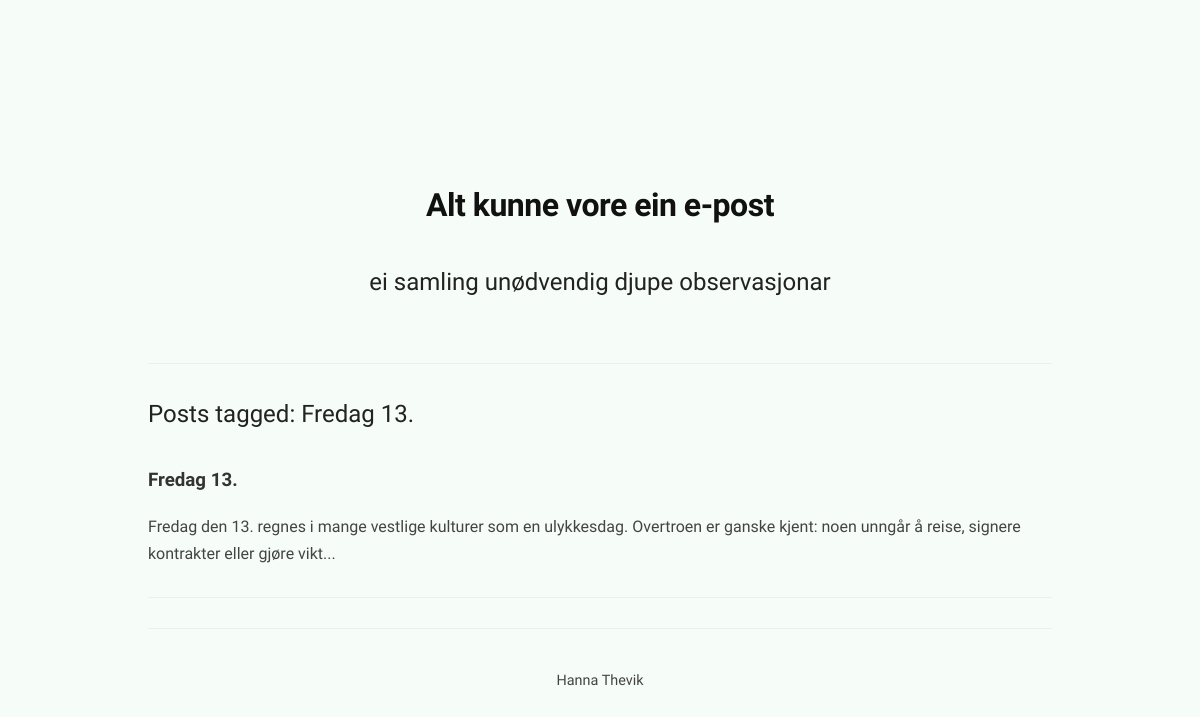
Page /tag/Fredag 13. on the committed database.
### tables this page shows
CREATE TABLE posts (
    id INTEGER PRIMARY KEY AUTOINCREMENT,
    title TEXT NOT NULL,
    body TEXT NOT NULL,
    tags TEXT,
    image TEXT,
    created TIMESTAMP DEFAULT CURRENT_TIMESTAMP
);

### app.py (the view)
@app.route("/tag/<tag>")
def tag(tag):
    posts = db.get_posts()
    filtered = [p for p in posts if tag in (p["tags"] or "")]
    return render_template("tag.html", posts=filtered, tag=tag)

### db.py (called while the page is built)
def get_db():
    conn = sqlite3.connect(DATABASE)
    conn.row_factory = sqlite3.Row
    return conn

def get_posts():
    conn = get_db()
    posts = conn.execute("""
    SELECT
        posts.*,
        COUNT(comments.id) AS comment_count
    FROM posts
    LEFT JOIN comments
    ON posts.id = comments.post_id
    GROUP BY posts.id
    ORDER BY posts.created DESC
""").fetchall()
    conn.close()
    return posts

### templates/tag.html
{% extends "base.html" %}
{% block content %}
<h2>Posts tagged: {{ tag }}</h2>
{% for post in posts %}
<h3>
<a href="{{ url_for('post', post_id=post.id) }}">
{{ post.title }}
</a>
</h3>
<p>{{ post.body[:150] }}...</p>
<hr>
{% endfor %}
{% endblock %}

### static/style.css (style rules this page uses)
body { font-family: "Bricolage Grotesque", sans-serif; background-color: #f6fcf7; margin: 0; color: #333; padding: 8rem; font-size: 16px; line-height: 1.7; }
p { color: #444; line-height: 1.7; margin-bottom: 16px; }
h2 { margin-top: 40px; font-weight: 400; }
h2, h3 { color: #222; margin-top: 30px; margin-bottom: 10px; }
a { color: #333; text-decoration: none; }
hr { border: none; border-top: 1px solid #eee; margin: 30px 0; }
* { box-sizing: border-box; }

### rows in the picture
posts: title "Fredag 13.", body "Fredag den 13. regnes i mange vestlige kulturer som en ulykkesdag. Overtroen er ganske kjent: noen unngår å reise, signere kontrakter eller gjøre vikt"

### other values in the picture
{{ tag }} "Fredag 13."
